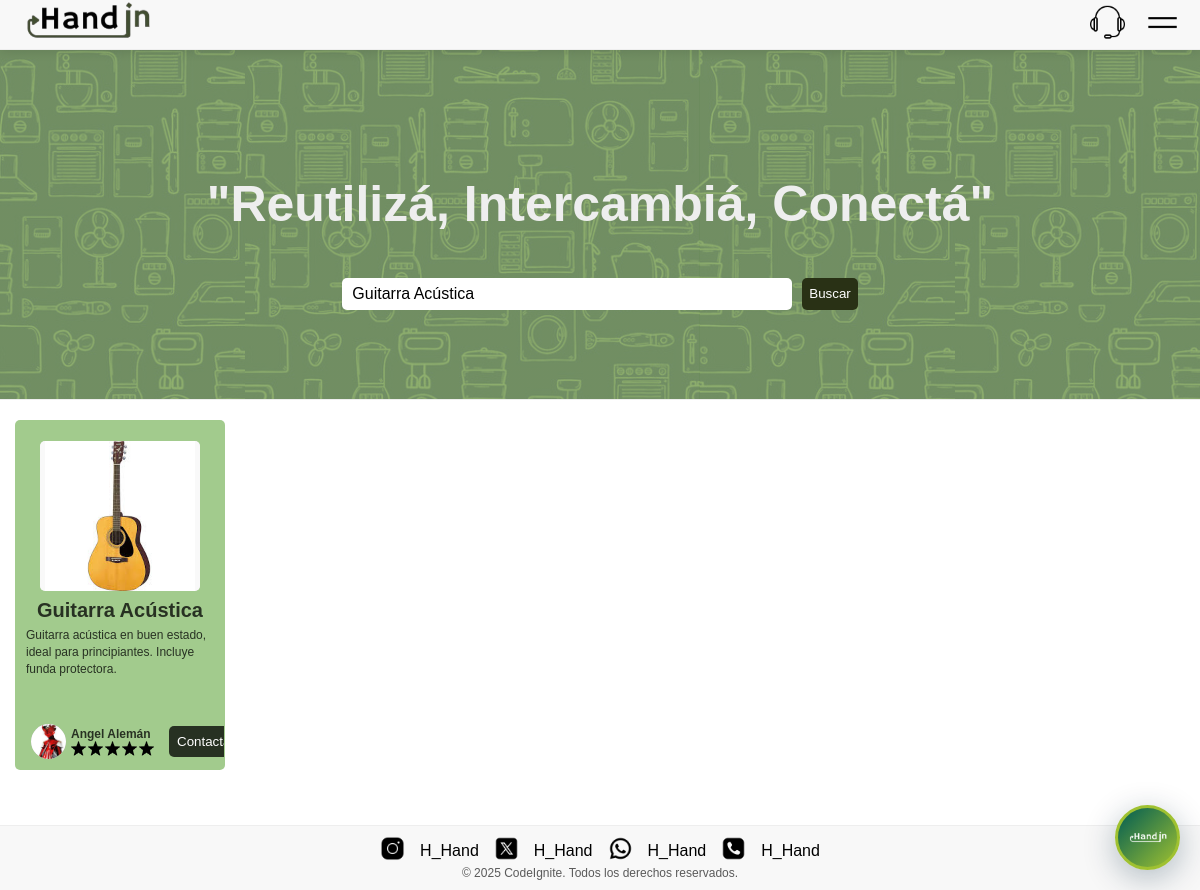
/index.php?busqueda=Guitarra Acústica, run on the app's committed database.
### tables this page shows
CREATE TABLE IF NOT EXISTS `productos` (
  `id` int NOT NULL AUTO_INCREMENT,
  `user_id` int NOT NULL,
  `nombre` varchar(100) NOT NULL,
  `descripcion` text,
  `imagen` varchar(255) NOT NULL,
  `categoria` varchar(50) DEFAULT NULL,
  `estado` enum('disponible','intercambiado','reservado') DEFAULT 'disponible',
  `created_at` timestamp NULL DEFAULT CURRENT_TIMESTAMP,
  `updated_at` timestamp NULL DEFAULT CURRENT_TIMESTAMP ON UPDATE CURRENT_TIMESTAMP,
  PRIMARY KEY (`id`),
  KEY `user_id` (`user_id`)
);

CREATE TABLE IF NOT EXISTS `usuarios` (
  `id` int NOT NULL AUTO_INCREMENT,
  `fullname` varchar(100) NOT NULL,
  `username` varchar(50) NOT NULL,
  `email` varchar(100) NOT NULL,
  `phone` varchar(20) NOT NULL,
  `password` varchar(255) NOT NULL,
  `birthdate` date NOT NULL,
  `created_at` timestamp NULL DEFAULT CURRENT_TIMESTAMP,
  `updated_at` timestamp NULL DEFAULT CURRENT_TIMESTAMP ON UPDATE CURRENT_TIMESTAMP,
  `avatar_path` varchar(255) DEFAULT NULL COMMENT 'Ruta del archivo de avatar del usuario. NULL = usar avatar por defecto',
  PRIMARY KEY (`id`),
  UNIQUE KEY `username` (`username`),
  UNIQUE KEY `email` (`email`)
);

### index.php (the view, shortened to what this page needs)
<?php
require_once 'includes/functions.php';
$busqueda = isset($_GET['busqueda']) ? trim($_GET['busqueda']) : null;
$productos = getProductos(20, $busqueda);
include 'includes/header.php';
?>
<div class="main-wrapper">
    <div>
        <div class="navbar-container">
            <div class="quote"><p>"Reutilizá, Intercambiá, Conectá"</p></div>
            <div class="navbar">
                <form method="GET" action="index.php" style="display: flex; align-items: center;">
                    <input type="text" name="busqueda" placeholder="¿Qué te interesa?" class="inputnav" value="<?php echo htmlspecialchars($busqueda ?: ''); ?>">
                    <button class="btnnav" type="submit">Buscar</button>
                </form>
            </div>
        </div>
        <div class="cardscontainer">
            <?php if (!empty($productos)): ?>
                <?php foreach ($productos as $producto): ?>
                <div class="card">
                    <div class="cardcontent">
                        <div class="cardimg"><img src="<?php echo htmlspecialchars($producto['imagen']); ?>" alt="<?php echo htmlspecialchars($producto['nombre']); ?>"></div>
                        <div class="cardtitle"><?php echo htmlspecialchars($producto['nombre']); ?></div>
                        <div class="carddescription"><?php echo htmlspecialchars($producto['descripcion']); ?></div>
                    </div>
                    <div class="cardfooter">
                        <div class="sellerinfo">
                            <div class="profile">
                                <?php if (!empty($producto['avatar_path'])): ?>
                                    <img src="<?php echo htmlspecialchars($producto['avatar_path']); ?>"
                                         alt="Avatar de <?php echo htmlspecialchars($producto['vendedor_name']); ?>"
                                         style="width: 100%; height: 100%; border-radius: 50%; object-fit: cover;"
                                         onerror="this.style.display='none'; this.parentElement.style.backgroundColor='#C9F89B';">
                                <?php endif; ?>
                            </div>
                            <div class="usercontainer">
                                <div class="name"><?php echo htmlspecialchars($producto['vendedor_name']); ?></div>
                                <div class="stars">
                                    <?php echo generateStars($producto['promedio_estrellas']); ?>
                                </div>
                            </div>
                        </div>
                        <?php if (isLoggedIn() && $_SESSION['user_id'] == $producto['user_id']): ?>
                            <div class="owner-actions">
                                <button class="btn-edit" onclick="showWipMessage('Editar producto')" title="Editar producto (En desarrollo)">
                                    <i class="fas fa-edit"></i> Editar <span style="font-size: 0.8em; opacity: 0.7;">(WIP)</span>
                                </button>
                            </div>
                        <?php else: ?>
                            <button class="btncontact" onclick="contactarVendedor(<?php echo $producto['id']; ?>)">Contactar</button>
                        <?php endif; ?>
                    </div>
                </div>
                <?php endforeach; ?>
            <?php endif; ?>
        </div>
    </div>
</div>
<?php
include 'includes/footer.php';
?>

### includes/functions.php (shortened to what this page needs)
<?php
function isLoggedIn() {
    return isset($_SESSION['user_id']);
}
function getProductos($limit = null, $busqueda = null) {
    $pdo = getConnection();
    $sql = "SELECT p.*, u.username as vendedor_username, u.fullname as vendedor_name, u.avatar_path,
                   COALESCE(AVG(v.puntuacion), 0) as promedio_estrellas
            FROM productos p
            JOIN usuarios u ON p.user_id = u.id
            LEFT JOIN valoraciones v ON u.id = v.usuario_id
            WHERE p.estado = 'disponible'";
    $params = [];
    if ($busqueda) {
        $sql .= " AND (p.nombre LIKE ? OR p.descripcion LIKE ?)";
        $params[] = "%$busqueda%";
        $params[] = "%$busqueda%";
    }
    $sql .= " GROUP BY p.id ORDER BY p.created_at DESC";
    if ($limit) {
        $sql .= " LIMIT " . (int)$limit;
    }
    $stmt = $pdo->prepare($sql);
    $stmt->execute($params);
    return $stmt->fetchAll(PDO::FETCH_ASSOC);
}
function generateStars($rating, $max = 5) {
    $html = '';
    for ($i = 1; $i <= $max; $i++) {
        if ($i <= round($rating)) {
            $html .= '<img src="img/starfilled.png" alt="Estrella llena">';
        } else {
            $html .= '<img src="img/star.png" alt="Estrella vacía">';
        }
    }
    return $html;
}
?>

### css/style.css (style rules this page uses)
* { font-family: Arial, sans-serif; padding: 0; margin: 0; box-sizing: border-box; user-select: none; }
.navbar-container { display: flex; flex-direction: column; justify-content: center; align-items: center; gap: 20px; padding: 10px 20px; background-color: #f1f1f1; width: auto; height: 50vh; border-bottom: 1px solid #eee; background-image: linear-gradient(rgba(0, 0, 0, 0.3), rgba(0, 0, 0, 0.3)), url('../img/fondito.png'); background-size: contain; background-position: center; margin-top: -70px; padding-top: 80px; }
.quote { color: #eee; font-size: 50px; font-weight: bold; text-align: center; margin: 20px 0; }
.inputnav { margin: 5px 0; padding-left: 2%; width: 450px; height: 32px; border-radius: 5px; border: none; background-color: white; font-size: 2vh; }
.inputnav::placeholder { color: rgba(0, 0, 0, 0.641); text-align: left; }
.btnnav { color:white; background-color: #293115; border: none; border-radius: 5px; width: 3.5rem; height: 32px; margin-left: 10px; }
.cardscontainer { padding: 5px 15px; gap: 30px; display: grid; grid-template-columns: repeat(5, 1fr); margin-bottom: 10px; margin-top: 15px; width: 100%; max-width: 100%; overflow-x: hidden; box-sizing: border-box; }
.card { height: auto; min-height: 280px; max-height: 350px; display: flex; flex-direction: column; justify-content: space-between; padding: 20px 10px 10px 10px; border-radius: 5px; border: 1px solid transparent; background-color:#A2CB8D; backdrop-filter: blur(10px); width: 100%; max-width: 100%; box-sizing: border-box; overflow: hidden; }
.cardcontent { display: flex; flex-direction: column; align-items: center; flex: 1; }
.cardimg { width: 85%; height: 150px; background-color: #eee; border-radius: 5px; margin-bottom: 8px; display: flex; align-items: center; justify-content: center; overflow: hidden; }
.cardimg img { width: 100%; height: 100%; object-fit: contain; border-radius: 5px; background-color: #f9f9f9; }
.cardfooter { display: flex; justify-content: space-between; align-items: center; width: 100%; margin-top: auto; }
.cardtitle { color: rgba(0, 0, 0, 0.755); font-size: 20px; font-weight: bold; text-align: center; }
.carddescription { color: rgba(0, 0, 0, 0.755); font-size: 12px; margin-top: 5px; text-align: left; flex: 1; display: -webkit-box; -webkit-line-clamp: 3; line-clamp: 3; -webkit-box-orient: vertical; overflow: hidden; text-overflow: ellipsis; line-height: 1.4; max-height: 50px; }
.sellerinfo { padding: 25px 10px 0px 5px; display: flex; align-items: center; justify-content: flex-start; width: 100%; }
.usercontainer { display: flex; flex-direction: column; align-items: flex-start; }
.profile { width: 35px; height: 35px; background-color: #ccc; border-radius: 50%; margin-right: 5px; display: flex; align-items: center; justify-content: center; overflow: hidden; }
.profile img { width: 100%; height: 100%; border-radius: 50%; object-fit: cover; }
.name { top: 15px; color: rgba(0, 0, 0, 0.755); font-size: 12px; font-weight: bold; text-align: left; }
.stars { display: flex; align-items: center; justify-content: center; gap: 2px; }
.stars img { width: 15px; height: 15px; }
.btncontact { color: white; background-color: rgba(0, 0, 0, 0.755); padding: 8px 8px; border-radius: 5px; border: none; margin: 25px 10px 0px 5px; }
body { min-height: 100vh; display: flex; flex-direction: column; padding-top: 70px; }
.main-wrapper { flex: 1; display: flex; flex-direction: column; }
.cardscontainer { flex: 1; min-height: 400px; }
@media only screen and (min-width: 992px) and (max-width: 1200px) { .cardscontainer { grid-template-columns: repeat(4, 1fr); } }
@media only screen and (min-width: 992px) and (max-width: 1200px) { .quote { font-size: 46px; } }
@media only screen and (min-width: 1200px) { .cardscontainer { grid-template-columns: repeat(5, 1fr); } }
@media only screen and (min-width: 1200px) { .quote { font-size: 50px; } }

### data on the page
productos: imagen (picture), nombre "Guitarra Acústica", descripcion "Guitarra acústica en buen estado, ideal para principiantes. Incluye funda protectora.", user.avatar_path (picture), user.fullname "Angel Alemán"
